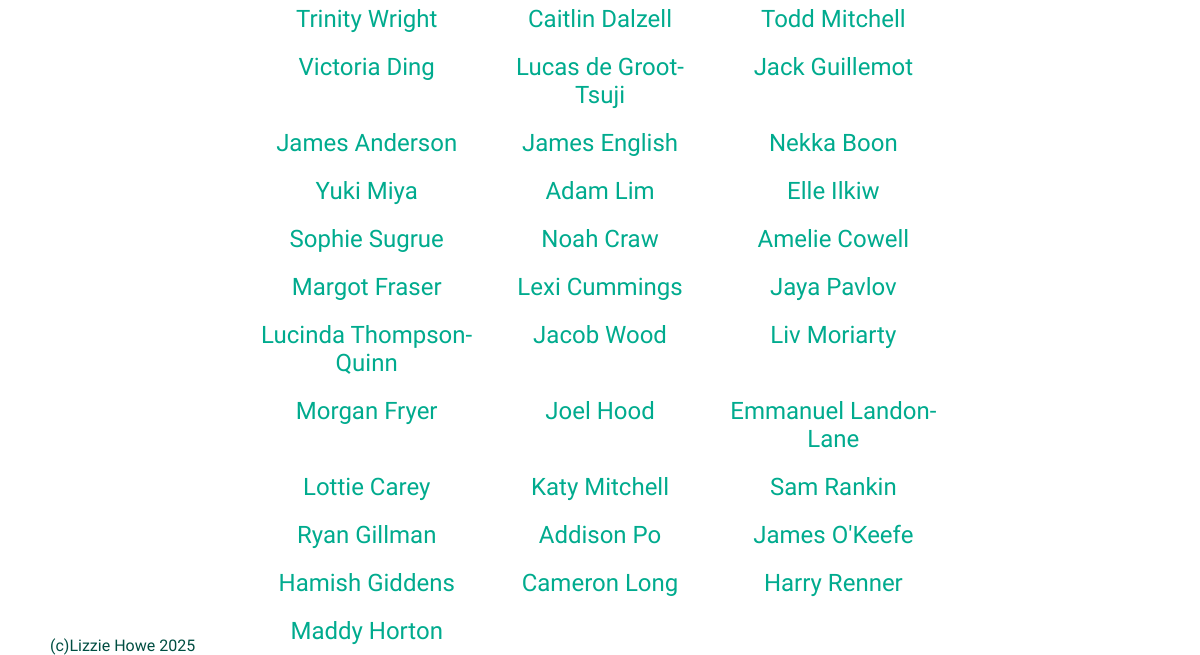
/athletes (lower part), run on an earlier commit of the app's database.
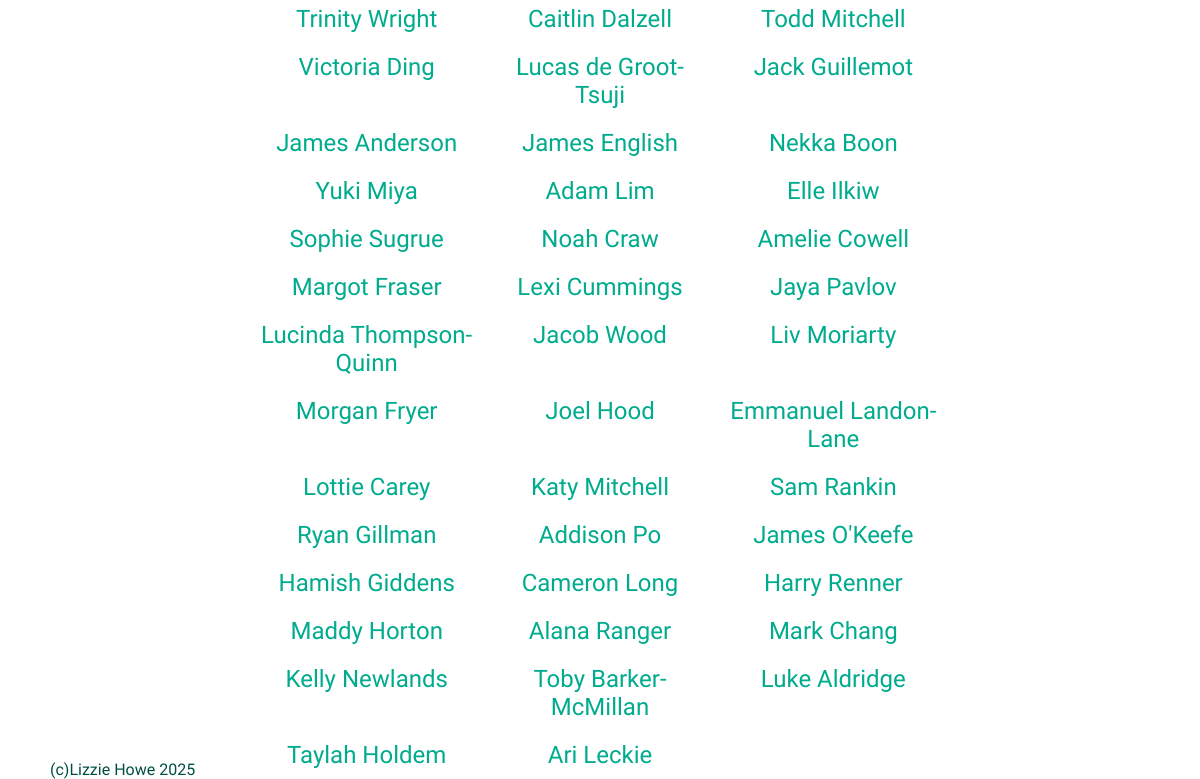
And on a later commit of the database.
### tables this page shows
CREATE TABLE athlete (athlete_id INTEGER PRIMARY KEY NOT NULL, firstname TEXT NOT NULL, lastname TEXT NOT NULL);

### flaskimport.py (the view)
@app.route('/athletes')
def athletes():
    search_query = request.args.get('search', '').strip()
    db = get_db()
    if search_query:
        cursor = db.execute('''
            SELECT athlete_id, firstname, lastname
            FROM athlete
            WHERE firstname LIKE ?
            OR lastname LIKE ?
        ''', (f'%{search_query}%', f'%{search_query}%'))
    else:
        cursor = db.execute('''
            SELECT athlete_id, firstname, lastname
            FROM athlete
        ''')
    searched_athletes = cursor.fetchall()
    return render_template('athletes.html', athletes=athletes, searched_athletes=searched_athletes)

### flaskimport.py (called while the page is built)
def get_db():
    db = getattr(g, '_database', None)
    if db is None:
        db = g._database = sqlite3.connect('BHS_sport_history_database.db')
        db.row_factory = sqlite3.Row
    return db

### templates/athletes.html (shortened to what this page needs)
{% extends "layout.html" %}
{% block content %}
<div class="three_column">
  {% for athlete in searched_athletes %}
    <div class="card">
      <a href="player/{{ athlete['athlete_id'] }}" class="athletes">
          <h2 class="athletes">{{ athlete.firstname }} {{ athlete.lastname }}</h2>
      </a>
    </div>
  {% endfor %}
</div>
{% endblock %}

What changed in the data, as far as the page shows it:
added athlete: firstname "Alana", lastname "Ranger"
added athlete: firstname "Mark", lastname "Chang"
added athlete: firstname "Kelly", lastname "Newlands"
added athlete: firstname "Toby", lastname "Barker-McMillan"
added athlete: firstname "Luke", lastname "Aldridge"
added athlete: firstname "Taylah", lastname "Holdem"
added athlete: firstname "Ari", lastname "Leckie"
